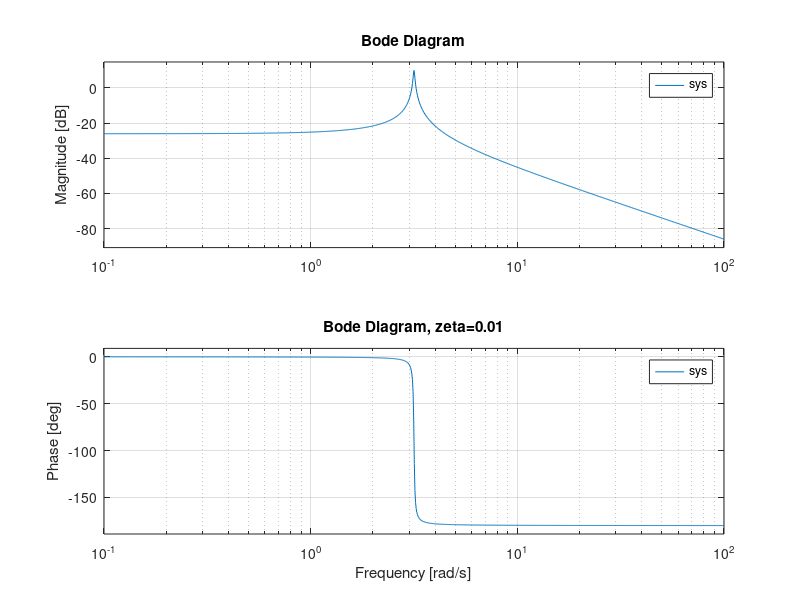

This chart was generated by the following MATLAB code:
% ME3050 - Spring 2020 Tennessee Technological University
% Tristan Hill - 04/19/2020
clear variables;clc;close all

% define the system parameters
% this is an underdamped system

m=2;c=.1;k=20;

zeta=c/(2*sqrt(m*k));

% create a system object from the transfer function
sys=tf(1/k,[(m/k) (c/k) 1]);

% use built-in MATLAB Bode Plot
figure(1)

bode(sys);grid on
str=sprintf('Bode Diagram, zeta=%.2f',zeta);
title(str)
